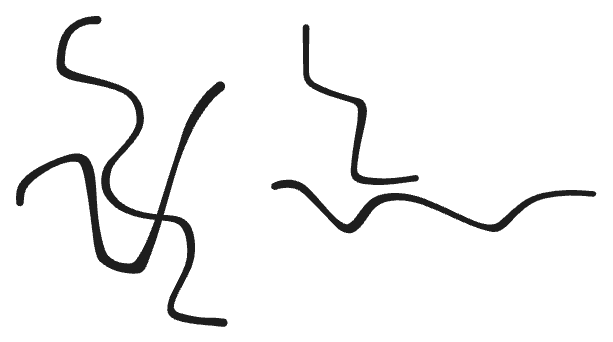
#> input picture Cotton2-main/Cotton2-main/server/lines/04-lines.png, 613 x 342 px
$ jupyter execute --allow-errors poc-1.ipynb
#> lines starting #> are read from the running program, lines starting #| are printed output that depends on the picture; after the words box and inside, x2 and y2 are one past the last pixel; in counts of white or black regions, pixels touching at a corner belong together
[cell 1]
import cv2 as cv
import numpy as np
from skimage import morphology, graph
from skan import Skeleton
import matplotlib.pyplot as plt

def segment_threads(img_path, plot=True):
    # Read the input image
#> called with img_path = '04-lines.png', plot = True
    img = cv.imread(img_path, cv.IMREAD_GRAYSCALE)
#> img is the input picture: shape (342, 613); min 30, max 255, mean 242.7

    # Display the original image
    plt.imshow(img, cmap='gray')
    plt.title('Original Image')
    plt.show()

    # Invert the image to get white threads on black background
    img_inverted = 255 - img

    # Threshold the image to binary
    _, img_bin = cv.threshold(img_inverted, 20, 255, cv.THRESH_BINARY)
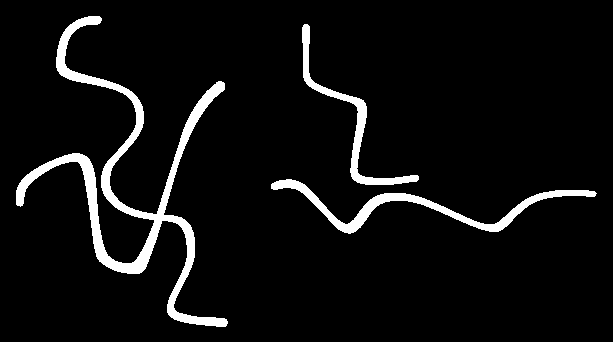
#> img_bin: shape (342, 613); 6% white; 3 white regions, box (x1, y1, x2, y2) and area: (16, 16, 228, 327) 7794, (271, 179, 597, 234) 2843, (302, 24, 419, 185) 1842

    # Skeletonize the binary image
    img_skel = morphology.skeletonize(img_bin // 255)
#> img_skel: shape (342, 613) bool; 0.67% white in thin lines or dots, all inside (x1, y1, x2, y2) = (19, 19, 594, 323)

    # Remove small objects (noise)
    img_skel = morphology.remove_small_objects(img_skel.astype(bool), 100, connectivity=2)

    # Convert the skeletonized image to float64, as required by the Skeleton class
    img_skel = img_skel.astype(np.float64)

    # Convert skeleton to a graph
    skel = Skeleton(img_skel)

    # Create a list to store individual thread images
    thread_images = []

    # Define constants for junction handling
    MAX_JUNCTION = 4
    MAX_ANGLE = 80
    DELTA = 3

    # Extract path coordinates
    paths = [list(np.array(skel.path_coordinates(i)).astype(int)) for i in range(skel.n_paths)]

    # Get endpoints and their direction vectors
    endpoints = [[p[0], np.subtract(p[0], p[DELTA]), i] for i, p in enumerate(paths)] + \
                [[p[-1], np.subtract(p[-1], p[-1 - DELTA]), i] for i, p in enumerate(paths)]

    # Calculate angles and merge paths
    angles = []
    costs = np.where(img_skel, 1, 255)

    for i1 in range(len(endpoints)):
        for i2 in range(i1 + 1, len(endpoints)):
            e1, d1, p1 = endpoints[i1]
            e2, d2, p2 = endpoints[i2]
            if p1 != p2:
                p, c = graph.route_through_array(costs, e1, e2)
                if c <= MAX_JUNCTION:
                    rad = np.arctan2(d2[0], d2[1]) - np.arctan2(d1[0], d1[1])
                    deg = np.abs((np.rad2deg(rad) % 360) - 180)
                    if deg <= MAX_ANGLE:
                        angles.append((deg, i1, i2, p))

    # Sort by least angle deviation
    angles.sort(key=lambda a: a[0])

    # Merge paths with minimal angle deviation
    for deg, i1, i2, p in angles:
        e1, e2 = endpoints[i1], endpoints[i2]
        if e1 and e2:
            p1, p2 = e1[2], e2[2]
            paths[p1] = paths[p1] + paths[p2] + p
            for i, e in enumerate(endpoints):
                if e and e[2] == p2:
                    endpoints[i][2] = p1
            paths[p2], endpoints[i1], endpoints[i2] = [], [], []

    # Generate images for each segmented thread
    for idx, path in enumerate(paths):
        if path:
            thread_img = np.zeros_like(img, dtype=np.uint8)
            for coord in path:
                thread_img[coord[0], coord[1]] = 255
            thread_images.append(thread_img)

            # Optionally display each thread
            if plot:
                plt.imshow(thread_img, cmap='gray')
                plt.title(f'Thread {idx + 1}')
                plt.show()

    return thread_images

#> (the rest of this cell did not finish here and is left out)

[cell 2]
import os

import cv2 as cv
import numpy as np

from skan import Skeleton
from skimage import graph, morphology
from scipy.spatial.distance import euclidean
import matplotlib.pyplot as plt

MAX_JUNCTION = 10  # maximal size of junctions
MAX_ANGLE = 80  # maximal angle in junction
DELTA = 5  # distance from endpoint to inner point to estimate direction at endpoint
THRESHOLD_VALUE = 30  # threshold value for binarization
MIN_PATH_LENGTH = 30  # minimal length of path to be considered as thread


def angle(v1, v2):
    rad = np.arctan2(v2[0], v2[1]) - np.arctan2(v1[0], v1[1])
    return np.abs((np.rad2deg(rad) % 360) - 180)


def calculate_path_length(path):
    """Calculate the length of a path given its coordinates"""
    length = 0
    for i in range(1, len(path)):
        length += euclidean(path[i - 1], path[i])
    return length


def segment_threads(filename: str):
    """Segment threads and return their lengths"""
#> called with filename = '04-lines.png'
    base_name = os.path.splitext(os.path.basename(filename))[0]
    output_folder = f"{base_name}"
    path_folder = os.path.join(output_folder, "paths")
    fiber_folder = os.path.join(output_folder, "fibers")
    os.makedirs(path_folder, exist_ok=True)
    os.makedirs(fiber_folder, exist_ok=True)
    # Load and preprocess image
    img = cv.imread(filename)

    # TODO: If background is white, invert the image
    img = 255 - img
#> img: shape (342, 613, 3)
    gray = cv.cvtColor(img, cv.COLOR_BGR2GRAY)

    # Dilate and threshold
    kernel = np.ones((2, 2), np.uint8)
    dilated = cv.dilate(gray, kernel, iterations=1)
    _, thresh = cv.threshold(dilated, THRESHOLD_VALUE, 255, cv.THRESH_BINARY)
#> thresh: shape (342, 613); 6.9% white; 3 white regions, box (x1, y1, x2, y2) and area: (16, 16, 229, 328) 8965, (271, 179, 598, 235) 3324, (302, 24, 420, 186) 2143

    # cv.imwrite("hello-owo.png", thresh)

    # Skeletonize
    skeleton = morphology.skeletonize(thresh, method="lee")
#> skeleton: shape (342, 613) bool; 0.67% white in thin lines or dots, all inside (x1, y1, x2, y2) = (20, 20, 594, 324)
    skeleton = morphology.remove_small_objects(
        skeleton.astype(bool), 100, connectivity=2
    )

    # Split skeleton into paths, for each path longer than MAX_JUNCTION get list of point coordinates
    g = Skeleton(skeleton)
    lengths = np.array(g.path_lengths())
    paths = [
        list(np.array(g.path_coordinates(i)).astype(int))
        for i in range(g.n_paths)
        if lengths[i] > MAX_JUNCTION
    ]

    # Get endpoints of path and vector to inner point to estimate direction at endpoint
    endpoints = [
        [p[0], np.subtract(p[0], p[DELTA]), i] for i, p in enumerate(paths)
    ] + [[p[-1], np.subtract(p[-1], p[-1 - DELTA]), i] for i, p in enumerate(paths)]

    # Get each pair of distinct endpoints with the same junction and calculate deviation of angle
    angles = []
    costs = np.where(skeleton, 1, 255)  # cost array for route_through_array

    for i1 in range(len(endpoints)):
        for i2 in range(i1 + 1, len(endpoints)):
            e1, d1, p1 = endpoints[i1]
            e2, d2, p2 = endpoints[i2]
            if p1 != p2:
                p, c = graph.route_through_array(
                    costs, e1, e2
                )  # check connectivity of endpoints at junction
                if c <= MAX_JUNCTION:
                    deg = angle(d1, d2)  # get deviation of directions at junction
                    if deg <= MAX_ANGLE:
                        angles.append((deg, i1, i2, p))

    # Merge paths, with least deviation of angle first
    angles.sort(key=lambda a: a[0])

    for deg, i1, i2, p in angles:
        e1, e2 = endpoints[i1], endpoints[i2]
        if e1 and e2:
            p1, p2 = e1[2], e2[2]
            paths[p1] = (
                paths[p1] + paths[p2] + p
            )  # merge path 2 into path 1, add junction from route_through_array
            for i, e in enumerate(
                endpoints
            ):  # switch path 2 at other endpoint to new merged path 1
                if e and e[2] == p2:
                    endpoints[i][2] = p1
            paths[p2], endpoints[i1], endpoints[i2] = (
                [],
                [],
                [],
            )  # disable merged path and endpoints

    filtered_paths = [p for p in paths if len(p) > MIN_PATH_LENGTH]

    for idx, p in enumerate(filtered_paths):
        if p:
            img1 = img.copy()
            thickness = 2  # Set the desired thickness (this is the radius of neighboring pixels to color)

            for v in p:
                for dx in range(-thickness, thickness + 1):
                    for dy in range(-thickness, thickness + 1):
                        x, y = v[0] + dx, v[1] + dy
                        if 0 <= x < img1.shape[0] and 0 <= y < img1.shape[1]:
                            img1[x, y] = [0, 0, 255]  # Set pixel to red

            cv.imwrite(os.path.join(fiber_folder, f'fiber-{idx}.png'), img1)

    path_lengths = [calculate_path_length(path) for path in filtered_paths]

    return [filename, path_lengths]

[cell 3]
segment_threads('04-lines.png')
#> (the call stopped at in segment_threads, `g = Skeleton(skeleton)`: skan is not available in this run)

[cell 4]
segment_threads('08-lines.png')
#> call 2 of segment_threads, with filename = '08-lines.png'
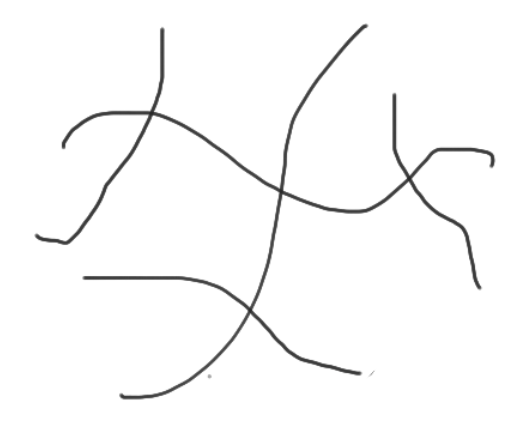
#> input picture Cotton2-main/Cotton2-main/server/lines/08-lines.png, 512 x 426 px
#> in segment_threads, img is the input picture: shape (426, 512, 3); mean B, G, R 249.4, 249.4, 249.4
#> in segment_threads (call 2), `img = 255 - img`:
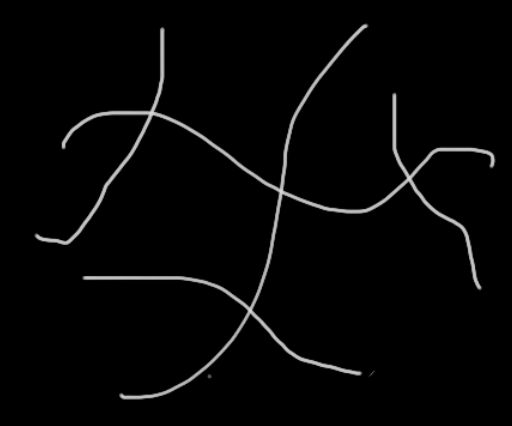
#> img: shape (426, 512, 3); mean B, G, R 5.6, 5.6, 5.6
#> in segment_threads (call 2), `_, thresh = cv.threshold(dilated, THRESHOLD_VALUE, 255, cv.THRESH_BINA..`: thresh: shape (426, 512); 5% white; 3 white regions, box (x1, y1, x2, y2) and area: (34, 23, 497, 401) 10756, (208, 374, 213, 380) 24, (370, 371, 376, 377) 20
#> in segment_threads (call 2), `skeleton = morphology.skeletonize(thresh, method="lee")`: skeleton: shape (426, 512) bool; 0.73% white in thin lines or dots, all inside (x1, y1, x2, y2) = (37, 26, 493, 399)
#> (the call stopped at in segment_threads, `g = Skeleton(skeleton)`: skan is not available in this run)

[cell 5]
import os

import cv2 as cv
import numpy as np

from skan import Skeleton
from skimage import graph, morphology
from scipy.spatial.distance import euclidean
import matplotlib.pyplot as plt

MAX_JUNCTION = 10  # maximal size of junctions
MAX_ANGLE = 80  # maximal angle in junction
DELTA = 5  # distance from endpoint to inner point to estimate direction at endpoint
MIN_PATH_LENGTH = 30  # minimal length of path to be considered as thread
BRIGHTNESS_THRESHOLD = 128 # minimal mean intensity of a binarized image to consider a 'white' background and a 'black' foreground

def angle(v1, v2):
    rad = np.arctan2(v2[0], v2[1]) - np.arctan2(v1[0], v1[1])
    return np.abs((np.rad2deg(rad) % 360) - 180)


def calculate_path_length(path):
    """Calculate the length of a path given its coordinates"""
    length = 0
    for i in range(1, len(path)):
        length += euclidean(path[i - 1], path[i])
    return length


def segment_threads(filename: str):
    """Segment threads and return their lengths"""
#> called with filename = 'image-1.png'
    base_name = os.path.splitext(os.path.basename(filename))[0]
    output_folder = f"{base_name}"
    path_folder = os.path.join(output_folder, "paths")
    fiber_folder = os.path.join(output_folder, "fibers")
    os.makedirs(path_folder, exist_ok=True)
    os.makedirs(fiber_folder, exist_ok=True)
    # Load and preprocess image
    img = cv.imread(filename)
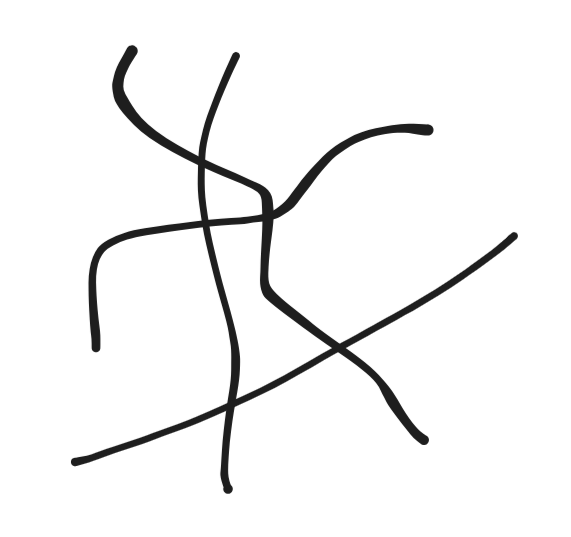
#> input picture Cotton2-main/Cotton2-main/server/lines/image-1.png, 571 x 537 px
#> img is the input picture: shape (537, 571, 3); min 29, max 255, mean 243.8

    # Convert the image into grayscale
    gray = cv.cvtColor(img, cv.COLOR_BGR2GRAY)
#> gray: shape (537, 571)

    # Invert the grayscale image if needed
    _, otsu_thresh = cv.threshold(gray, 0, 255, cv.THRESH_BINARY + cv.THRESH_OTSU)
#> otsu_thresh: shape (537, 571); 95% white; 1 black region, box (x1, y1, x2, y2) and area: (71, 45, 518, 494) 15331
    if np.mean(otsu_thresh) >= BRIGHTNESS_THRESHOLD:
        gray = 255 - gray

    # Dilate and threshold
    kernel = np.ones((2, 2), np.uint8)
    dilated = cv.dilate(gray, kernel, iterations=1)
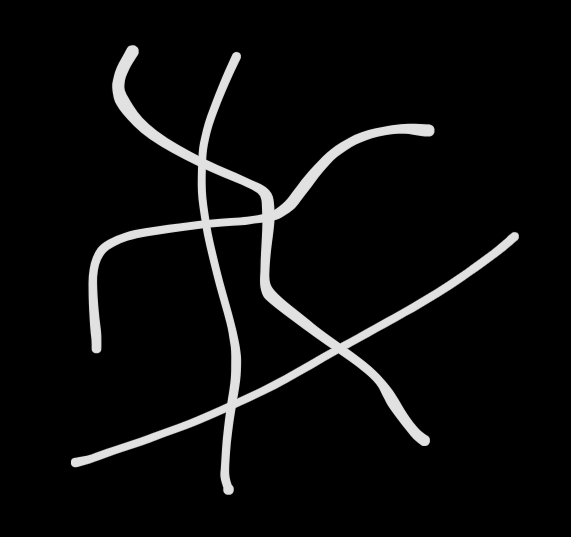
#> dilated: shape (537, 571); min 0, max 226, mean 13
    _, thresh = cv.threshold(dilated, 0, 255, cv.THRESH_BINARY + cv.THRESH_OTSU)
#> thresh: shape (537, 571); 5.8% white; 1 white region, box (x1, y1, x2, y2) and area: (71, 45, 519, 495) 17750

    # Skeletonize
    skeleton = morphology.skeletonize(thresh, method="lee")
#> skeleton: shape (537, 571) bool; 0.57% white in thin lines or dots, all inside (x1, y1, x2, y2) = (76, 52, 515, 489)
    skeleton = morphology.remove_small_objects(
        skeleton.astype(bool), 100, connectivity=2
    )

    # Split skeleton into paths, for each path longer than MAX_JUNCTION get list of point coordinates
    g = Skeleton(skeleton)
    lengths = np.array(g.path_lengths())
    paths = [
        list(np.array(g.path_coordinates(i)).astype(int))
        for i in range(g.n_paths)
        if lengths[i] > MAX_JUNCTION
    ]

    # Get endpoints of path and vector to inner point to estimate direction at endpoint
    endpoints = [
        [p[0], np.subtract(p[0], p[DELTA]), i] for i, p in enumerate(paths)
    ] + [[p[-1], np.subtract(p[-1], p[-1 - DELTA]), i] for i, p in enumerate(paths)]

    # Get each pair of distinct endpoints with the same junction and calculate deviation of angle
    angles = []
    costs = np.where(skeleton, 1, 255)  # cost array for route_through_array

    for i1 in range(len(endpoints)):
        for i2 in range(i1 + 1, len(endpoints)):
            e1, d1, p1 = endpoints[i1]
            e2, d2, p2 = endpoints[i2]
            if p1 != p2:
                p, c = graph.route_through_array(
                    costs, e1, e2
                )  # check connectivity of endpoints at junction
                if c <= MAX_JUNCTION:
                    deg = angle(d1, d2)  # get deviation of directions at junction
                    if deg <= MAX_ANGLE:
                        angles.append((deg, i1, i2, p))

    # Merge paths, with least deviation of angle first
    angles.sort(key=lambda a: a[0])

    for deg, i1, i2, p in angles:
        e1, e2 = endpoints[i1], endpoints[i2]
        if e1 and e2:
            p1, p2 = e1[2], e2[2]
            paths[p1] = (
                paths[p1] + paths[p2] + p
            )  # merge path 2 into path 1, add junction from route_through_array
            for i, e in enumerate(
                endpoints
            ):  # switch path 2 at other endpoint to new merged path 1
                if e and e[2] == p2:
                    endpoints[i][2] = p1
            paths[p2], endpoints[i1], endpoints[i2] = (
                [],
                [],
                [],
            )  # disable merged path and endpoints

    filtered_paths = [p for p in paths if len(p) > MIN_PATH_LENGTH]

    for idx, p in enumerate(filtered_paths):
        if p:
            img1 = img.copy()
            thickness = 2  # Set the desired thickness (this is the radius of neighboring pixels to color)

            for v in p:
                for dx in range(-thickness, thickness + 1):
                    for dy in range(-thickness, thickness + 1):
                        x, y = v[0] + dx, v[1] + dy
                        if 0 <= x < img1.shape[0] and 0 <= y < img1.shape[1]:
                            img1[x, y] = [0, 0, 255]  # Set pixel to red

            cv.imwrite(os.path.join(fiber_folder, f'fiber-{idx}.png'), img1)

    path_lengths = [calculate_path_length(path) for path in filtered_paths]

    return [filename, path_lengths]

[cell 6]
segment_threads('image-1.png')
#> (the call stopped at in segment_threads, `g = Skeleton(skeleton)`: skan is not available in this run)

[cell 7]
segment_threads('image-2.jpg')
#> call 2 of segment_threads, with filename = 'image-2.jpg'
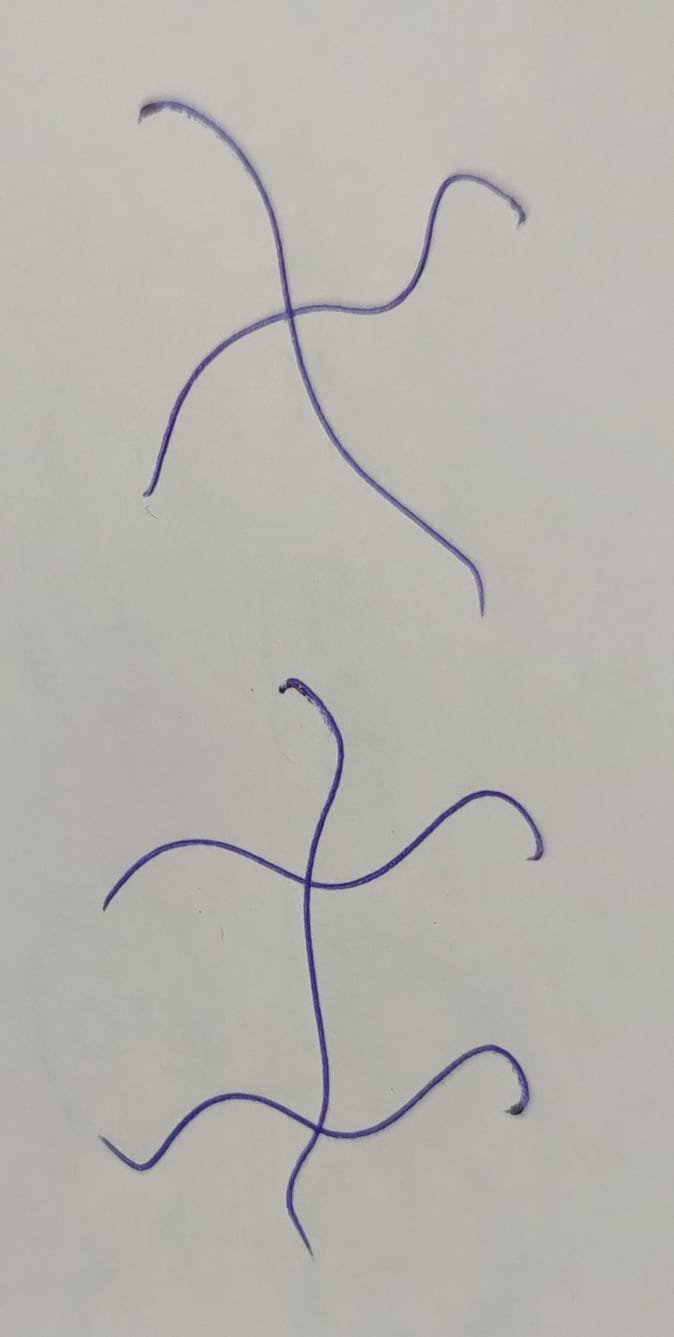
#> input picture Cotton2-main/Cotton2-main/server/lines/image-2.jpg, 674 x 1337 px
#> in segment_threads, img is the input picture: shape (1337, 674, 3); mean B, G, R 174.8, 180.1, 182.3
#> in segment_threads (call 2), `_, otsu_thresh = cv.threshold(gray, 0, 255, cv.THRESH_BINARY + cv.THRE..`: otsu_thresh: shape (1337, 674); 98% white; 4 black regions (2 under 20 px), largest, box (x1, y1, x2, y2) and area: (100, 678, 544, 1256) 11182, (139, 101, 526, 616) 6990
#> in segment_threads (call 2), `_, thresh = cv.threshold(dilated, 0, 255, cv.THRESH_BINARY + cv.THRESH..`: thresh: shape (1337, 674); 2.4% white; 3 white regions (1 under 20 px), largest, box (x1, y1, x2, y2) and area: (101, 678, 545, 1257) 13105, (140, 101, 527, 617) 8279
#> in segment_threads (call 2), `skeleton = morphology.skeletonize(thresh, method="lee")`: skeleton: shape (1337, 674) bool; 0.3% white in thin lines or dots, all inside (x1, y1, x2, y2) = (104, 104, 541, 1256)
#> (the call stopped at in segment_threads, `g = Skeleton(skeleton)`: skan is not available in this run)

[cell 8]
segment_threads('image-3.png')
#> call 3 of segment_threads, with filename = 'image-3.png'
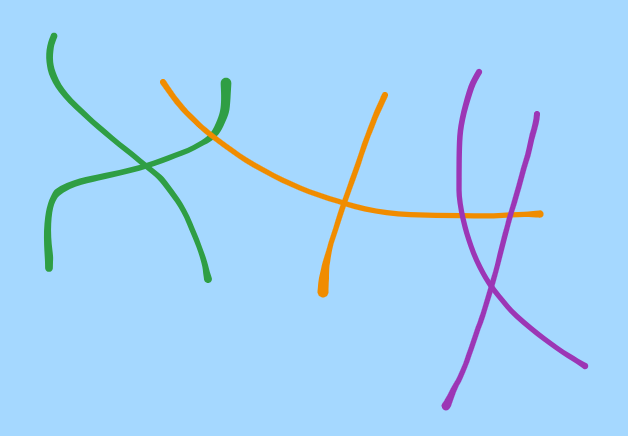
#> input picture Cotton2-main/Cotton2-main/server/lines/image-3.png, 628 x 436 px
#> in segment_threads, img is the input picture: shape (436, 628, 3); mean B, G, R 248.1, 212.1, 164.2
#> in segment_threads (call 3), `_, otsu_thresh = cv.threshold(gray, 0, 255, cv.THRESH_BINARY + cv.THRE..`:
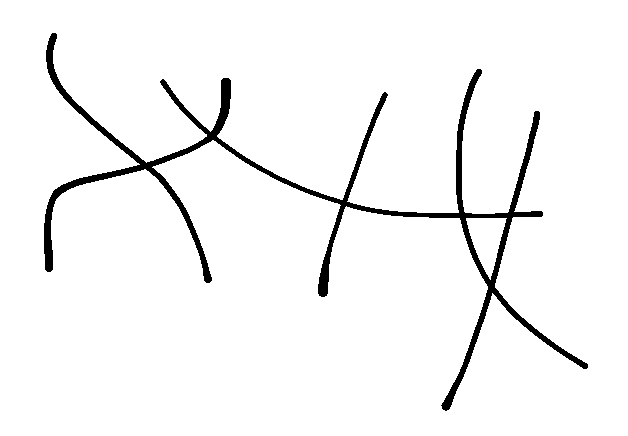
#> otsu_thresh: shape (436, 628); 96% white; 1 black region, box (x1, y1, x2, y2) and area: (44, 33, 588, 411) 10823
#> in segment_threads (call 3), `gray = 255 - gray`:
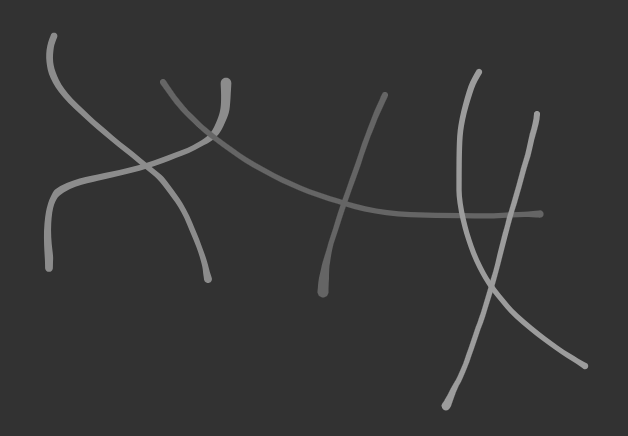
#> gray: shape (436, 628); min 50, max 157, mean 53.3
#> in segment_threads (call 3), `_, thresh = cv.threshold(dilated, 0, 255, cv.THRESH_BINARY + cv.THRESH..`: thresh: shape (436, 628); 4.8% white; 1 white region, box (x1, y1, x2, y2) and area: (44, 33, 589, 412) 13184
#> in segment_threads (call 3), `skeleton = morphology.skeletonize(thresh, method="lee")`:
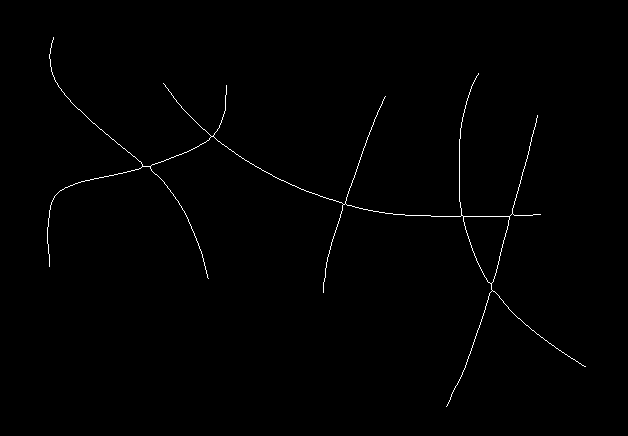
#> skeleton: shape (436, 628) bool; 0.62% white in thin lines or dots, all inside (x1, y1, x2, y2) = (47, 37, 586, 407)
#> (the call stopped at in segment_threads, `g = Skeleton(skeleton)`: skan is not available in this run)
